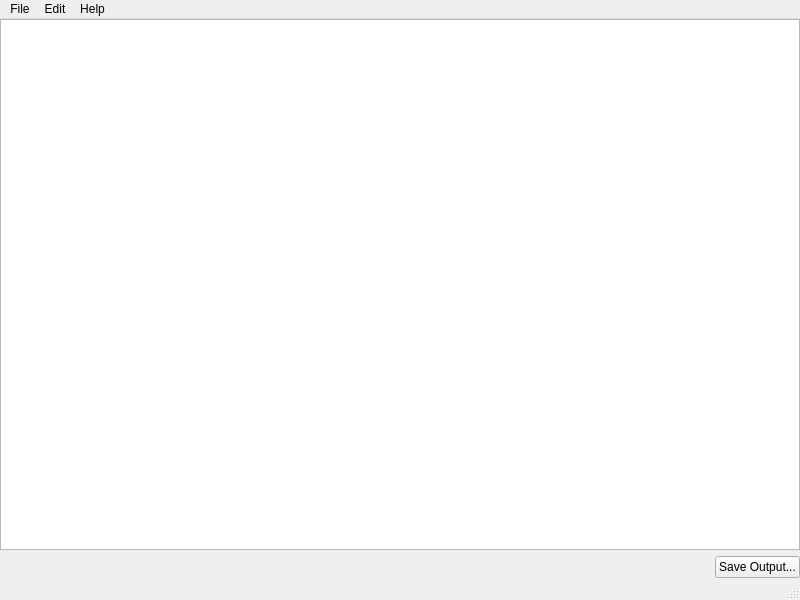
<?xml version="1.0" encoding="UTF-8"?>
<ui version="4.0">
 <class>MainWindow</class>
 <widget class="QMainWindow" name="MainWindow">
  <property name="geometry">
   <rect>
    <x>0</x>
    <y>0</y>
    <width>800</width>
    <height>600</height>
   </rect>
  </property>
  <property name="windowTitle">
   <string>MainWindow</string>
  </property>
  <widget class="QWidget" name="centralwidget">
   <layout class="QVBoxLayout" name="verticalLayout">
    <property name="margin">
     <number>0</number>
    </property>
    <item>
     <widget class="ConsoleWidget" name="textEdit"/>
    </item>
    <item>
     <layout class="QHBoxLayout" name="horizontalLayout">
      <item>
       <spacer name="horizontalSpacer">
        <property name="orientation">
         <enum>Qt::Horizontal</enum>
        </property>
        <property name="sizeHint" stdset="0">
         <size>
          <width>40</width>
          <height>20</height>
         </size>
        </property>
       </spacer>
      </item>
      <item>
       <widget class="QPushButton" name="pushButton">
        <property name="text">
         <string>Save Output...</string>
        </property>
       </widget>
      </item>
     </layout>
    </item>
   </layout>
  </widget>
  <widget class="QMenuBar" name="menubar">
   <property name="geometry">
    <rect>
     <x>0</x>
     <y>0</y>
     <width>800</width>
     <height>22</height>
    </rect>
   </property>
   <widget class="QMenu" name="menuFile">
    <property name="title">
     <string>File</string>
    </property>
   </widget>
   <widget class="QMenu" name="menuEdit">
    <property name="title">
     <string>Edit</string>
    </property>
    <addaction name="separator"/>
    <addaction name="actionSettings"/>
   </widget>
   <widget class="QMenu" name="menuHelp">
    <property name="title">
     <string>Help</string>
    </property>
   </widget>
   <addaction name="menuFile"/>
   <addaction name="menuEdit"/>
   <addaction name="menuHelp"/>
  </widget>
  <widget class="QStatusBar" name="statusbar"/>
  <action name="actionSettings">
   <property name="text">
    <string>Settings</string>
   </property>
   <property name="menuRole">
    <enum>QAction::PreferencesRole</enum>
   </property>
  </action>
 </widget>
 <customwidgets>
  <customwidget>
   <class>ConsoleWidget</class>
   <extends>QTextEdit</extends>
   <header>ConsoleWidget.h</header>
  </customwidget>
 </customwidgets>
 <resources/>
 <connections/>
</ui>
